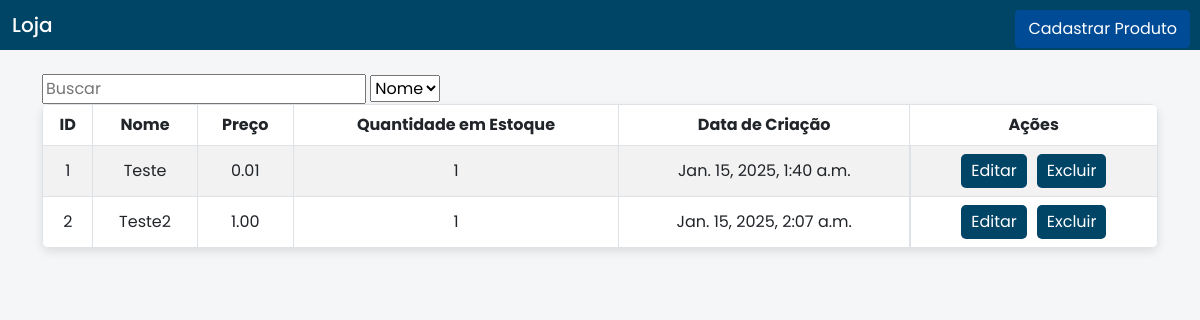
The app's page /listagem/, older data.
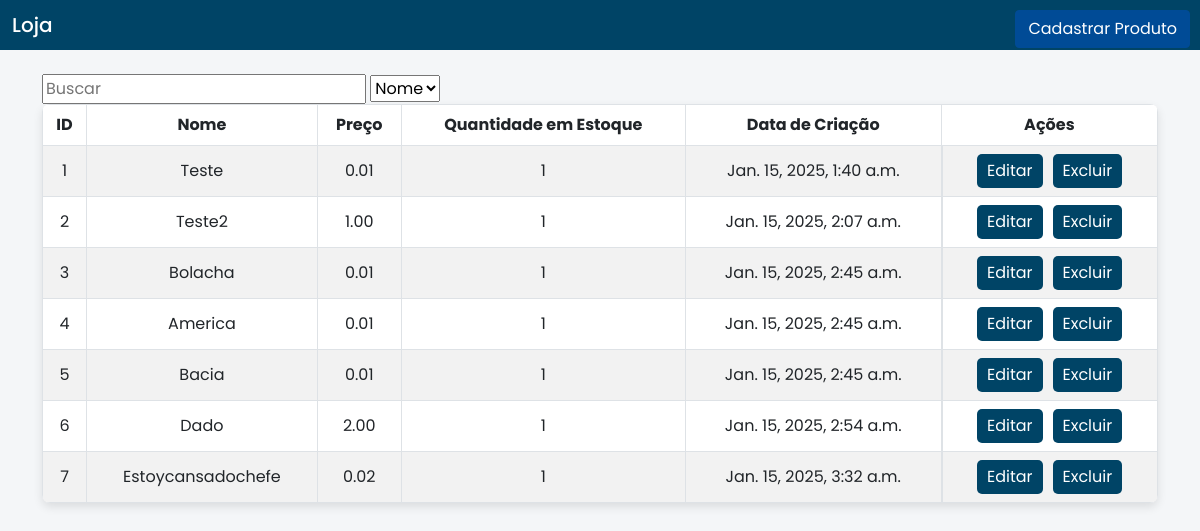
The same page, newer data.
### loja/models.py (models this page shows)
class Produto(models.Model):
    id_produto = models.AutoField(primary_key=True)  # Definindo id_produto como chave primária
    nome = models.CharField(max_length=100)
    preco = models.DecimalField(max_digits=15, decimal_places=2, validators=[MinValueValidator(0.01)])
    quantidade_estoque = models.PositiveIntegerField(validators=[MinValueValidator(0)])
    data_criacao = models.DateTimeField(auto_now_add=True)

### loja/views.py (the view)
# urls.py: path('listagem/', views.listagem, name='listagem_produtos')
def listagem(request):
    produtos = {
        'produtos' : Produto.objects.all()
    }
    return render(request, 'produtos/listagem.html', produtos)

### loja/templates/produtos/listagem.html (shortened to what this page needs)
{% load static %}
<!doctype html>
<html lang="en">
  <head>
    <link href="https://cdn.jsdelivr.net/npm/bootstrap@5.0.2/dist/css/bootstrap.min.css" rel="stylesheet">
    <link rel="stylesheet" href="{% static 'css/listagem_estilizacao.css' %}">
  </head>
  <body>
    <nav class="navbar navbar-light">
      <div class="container-fluid">
        <span class="navbar-brand mb-0 h1">Loja</span>
        <a href="{% url 'home' %}" class="btn btn-listagem top-right-button">Cadastrar Produto</a>
      </div>
    </nav>
    <div class="container mt-4">
      <div class="search-container">
        <input type="text" id="busca-input" placeholder="Buscar">
        <select id="filtros-busca">
          <option value="name">Nome</option>
        </select>
      </div>
      <table class="table table-bordered table-striped">
        <thead>
          <tr>
            <th>ID</th>
            <th>Nome</th>
            <th>Preço</th>
            <th>Quantidade em Estoque</th>
            <th>Data de Criação</th>
            <th>Ações</th>
          </tr>
        </thead>
        <tbody id="product-table">
          {% for produto in produtos %}
          <tr>
            <td>{{ produto.id_produto }}</td>
            <td class="product-name">{{ produto.nome }}</td>
            <td class="product-price">{{ produto.preco }}</td>
            <td>{{ produto.quantidade_estoque }}</td>
            <td>{{ produto.data_criacao }}</td>
            <td class="action-buttons">
              <button class="btn-action">Editar</button>
              <button class="btn-action">Excluir</button>
            </td>
          </tr>
          {% endfor %}
        </tbody>
      </table>
    </div>
  </body>
</html>

### loja/static/css/listagem_estilizacao.css (style rules this page uses)
body { font-family: 'Poppins', sans-serif; background-color: #f4f6f8; margin: 0; }
.navbar { background-color: #004466 !important; }
.navbar .navbar-brand { color: #ffffff; font-weight: 500; }
.top-right-button { position: absolute; top: 10px; right: 10px; background-color: rgb(0, 75, 150); border-color: rgb(0, 75, 150); color: white; }
table { background-color: #ffffff; border-radius: 8px; box-shadow: 0 4px 10px rgba(0, 0, 0, 0.1); overflow: hidden; }
th { background-color: #004466; text-align: center; }
td { text-align: center; vertical-align: middle; }
.action-buttons { display: flex; justify-content: center; gap: 10px; }
.btn-action { background-color: #004466; border: none; color: white; padding: 5px 10px; border-radius: 5px; cursor: pointer; }

Row changes from the older to the newer data that the page shows:
added Produto: id_produto "3", nome "Bolacha", preco "0.01", quantidade_estoque "1", data_criacao "Jan. 15, 2025, 2:45 a.m."
added Produto: id_produto "4", nome "America", preco "0.01", quantidade_estoque "1", data_criacao "Jan. 15, 2025, 2:45 a.m."
added Produto: id_produto "5", nome "Bacia", preco "0.01", quantidade_estoque "1", data_criacao "Jan. 15, 2025, 2:45 a.m."
added Produto: id_produto "6", nome "Dado", preco "2.00", quantidade_estoque "1", data_criacao "Jan. 15, 2025, 2:54 a.m."
added Produto: id_produto "7", nome "Estoycansadochefe", preco "0.02", quantidade_estoque "1", data_criacao "Jan. 15, 2025, 3:32 a.m."
